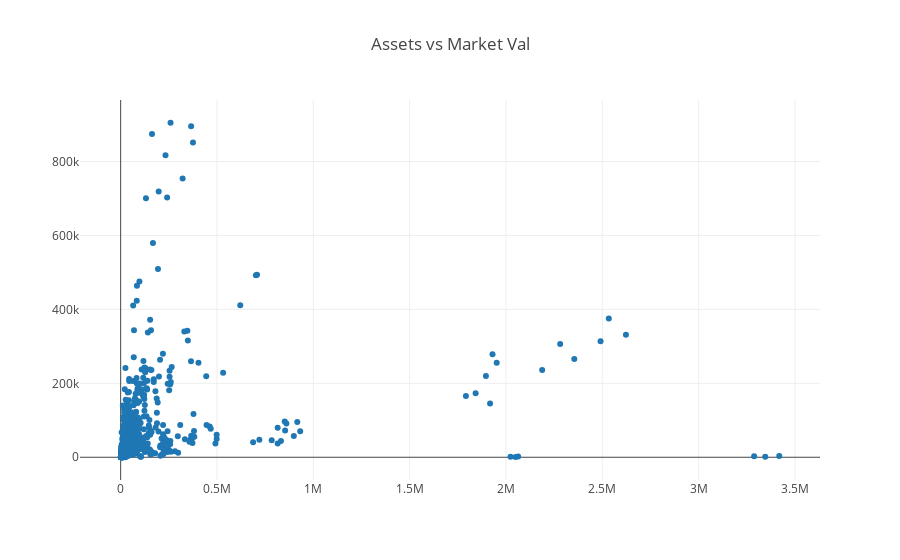

Write notebook code for a chart like this one.
### Code cell
from plotly.graph_objs import Scatter
import pandas as pd

fortune= pd.read_csv("fortune.csv")

data = [Scatter(x=fortune['assets'], y=fortune['market val'], mode = 'markers', text=fortune['company'])]
layout = Layout(title="Assets vs Market Val")

fig = Figure(data=data, layout=layout)

plotly.offline.iplot(fig, show_link=False)

### Figure 1 — Plotly figure (JSON) as saved in the notebook; plotly's stock layout.template omitted (floating-point values rounded to 4 significant figures; data arrays with more than 128 entries replaced by an {"elided": "..."} marker saying what was removed)
{"data": [{"mode": "markers", "text": {"elided": "1500 str values"}, "type": "scatter", "x": {"elided": "1500 str values"}, "y": {"elided": "1500 str values"}}], "layout": {"title": "Assets vs Market Val"}}
